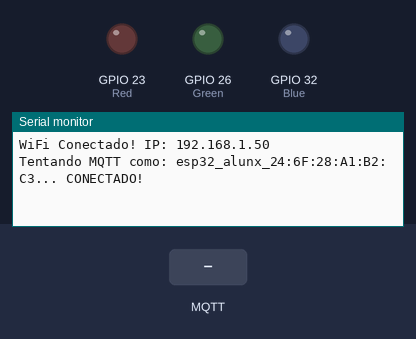
This sketch was run on a simulated ESP32. Parts: output pins drawn as LEDs (lit = HIGH), the last lines printed to the serial monitor. The test bench sets the inputs (shaded band). WiFi joins after 1.5 s; servers stay silent unless stated; no MQTT or app messages arrive unless stated.

Above: at 5.8 s.
5.9 s: MQTT message "1" arrives on the first subscribed topic
At 6.6 s:
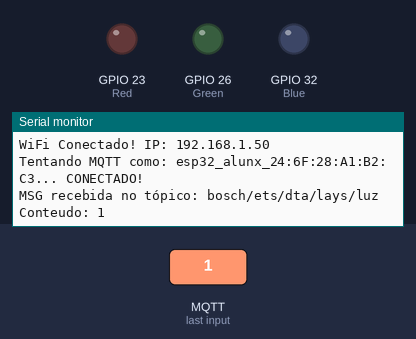
7.4 s: MQTT message "1" arrives on the second subscribed topic
At 8.9 s:
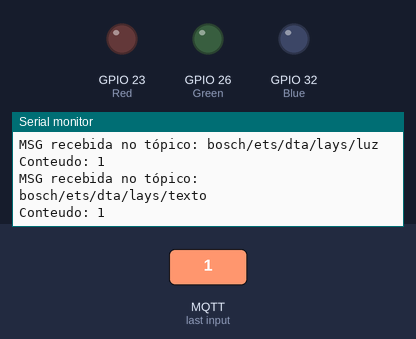

The sketch:

mqttString.ino
```cpp
/**
 * @author    patrosque
 * @brief     Cliente MQTT Industrial para IoT (ESP32).
 * Implementa protocolo Pub/Sub com LWT (Last Will),
 * reconexão não-bloqueante e identidade única via MAC.
 * @version   2.1.1
 * @date      2026-01-19
 * @history
 * v1.0.0 - 2026-01-10 - Implementação básica do conexão MQTT
 * v1.1.0 - 2026-01-12 - Adição comunicação string unidirecional
 * v1.2.1 - 2026-01-19 - Organização em pastas
 */

#include <WiFi.h>
#include <PubSubClient.h>
#include "env.h"
int Green = 26;
int Red = 23;
int Blue = 32;

unsigned long tempo = 0;
bool isConnected = false;

WiFiClient espClient;
PubSubClient client(espClient);

void setup() {
  Serial.begin(115200);
  pinMode(Red, OUTPUT);
  pinMode(Green, OUTPUT);
  pinMode(Blue, OUTPUT);

  digitalWrite(LED_PIN, HIGH);

  client.setServer(mqtt_server, mqtt_port);
  client.setCallback(callback);

  configWifi();
  configuraTimer();
}

void loop() {


  taConectado();


}
```

criaTimer.ino
```cpp
#include "env.h"

extern unsigned long tempo;
extern bool isConnected;
hw_timer_t *timer = NULL;

void IRAM_ATTR onTimer() {
  if (!isConnected) tempo++;
}

void configuraTimer() {
  timer = timerBegin(1000000);
  timerAttachInterrupt(timer, &onTimer);
  timerAlarm(timer, 1000, true, 0);
}
```

env.h
```cpp
#ifndef ENV_H
#define ENV_H
#define WIFI_SSID "BTIA_SON5CT"
#define WIFI_PASS "IUVr4qSh8kQe"
#define LED_PIN 22                                                             //led que já vem soldado na esp32

const char* mqtt_server    = "broker.hivemq.com";
const char* mqtt_client_id = "esp32_alunx";                                    // <---- Coloca o seu nomezinho aqui
const char* topico_comando = "bosch/ets/dta/lays/luz";
const char* topico_status  = "bosch/ets/dta/lays/status";
const char* topico_texto   = "bosch/ets/dta/lays/texto";
const int   mqtt_port      =  1883;
float frequencia;


#endif
```

mqttconnect.ino
```cpp
#include <PubSubClient.h>

extern unsigned long tempo;

void callback(char* topic, byte* payload, unsigned int length) {
  Serial.print("MSG recebida no tópico: ");
  Serial.println(topic);
  String msg = "";
  for (unsigned int i = 0; i < length; i++) {
    msg += (char)payload[i];
  }
  Serial.println("Conteudo: " + msg);
  if (msg == "LIGA") {
    digitalWrite(LED_PIN, 0);
    client.publish(topico_status, "LIGADO", true);
  }
  else if (msg == "DESLIGA") {
    digitalWrite(LED_PIN, 1);
    client.publish(topico_status, "DESLIGADO", true);
  }

  int posi = msg.indexOf(":");
String MsgS;
int MsgN;

  if (posi != -1){
    String MsgS = msg.substring(0,posi);
    msg.toUpperCase();
    int MsgN = msg.substring(posi + 1).toInt();
    MsgS.trim();
  }


 int cor = -1;

if (MsgS == "RED"){
  analogWrite(Green,255);
  analogWrite(Red,0);
  analogWrite(Blue,255);
}
else if (MsgS == "GREEN") {
  analogWrite(Green,0);
  analogWrite(Red,255);
  analogWrite(Blue,255);

}else if (MsgS == "BLUE") {
  analogWrite(Green,255);
  analogWrite(Red,255);
  analogWrite(Blue,0);
}


  // switch(cor){
  //     case 1:
  //         analogWrite(Green,255);
  //         analogWrite(Red,0);
  //         analogWrite(Blue,255);
  //         break;
  //     case 2:
  //         analogWrite(Green,255);
  //         analogWrite(Red,255);
  //         analogWrite(Blue,0);
  //         break;
  //     case 3:
  //       analogWrite(Green,0);
  //       analogWrite(Red,255);
  //       analogWrite(Blue,255);
  //       break;
  //     default:
  //       break;
  // }

}

boolean attemptMqttConnection() {
  String clientId = String(mqtt_client_id) + "_" + String(WiFi.macAddress());
  Serial.print("Tentando MQTT como: " + clientId + "... ");
  if (client.connect(clientId.c_str(), NULL, NULL, topico_status, 0, true, "OFFLINE")){
    Serial.println("CONECTADO!");
    client.publish(topico_status, "ONLINE", true);
    client.subscribe(topico_comando);
    client.subscribe(topico_texto);
    return true;
  } else {
    Serial.print("Falha. rc=");
    Serial.print(client.state());
    return false;
  }
}

void taConectado(){
  if (!client.connected()) {
    isConnected = false;
    if (tempo > 5000) {
      tempo = 0;
      if (attemptMqttConnection()) tempo = 0;
    }
  } else {
    isConnected = true;
    client.loop();
  }
}
```

wificonnect.ino
```cpp
#include <WiFi.h>
#include "env.h"

void WiFiEvent(WiFiEvent_t event) {
    switch(event) {
        case ARDUINO_EVENT_WIFI_STA_GOT_IP:
            Serial.println("WiFi Conectado! IP: " + WiFi.localIP().toString());
            break;
        case ARDUINO_EVENT_WIFI_STA_DISCONNECTED:
            Serial.println("WiFi perdido. O driver tentará reconectar sozinho...");
            break;
    }
}

void configWifi(){
  WiFi.onEvent(WiFiEvent);
  WiFi.mode(WIFI_STA);
  WiFi.begin(WIFI_SSID, WIFI_PASS);
}
  
```

Measured:
- after the input at 5.9 s, the serial monitor: prints a new line at once (image 1)
- after the input at 7.4 s, the serial monitor: prints a new line at once (image 2)
